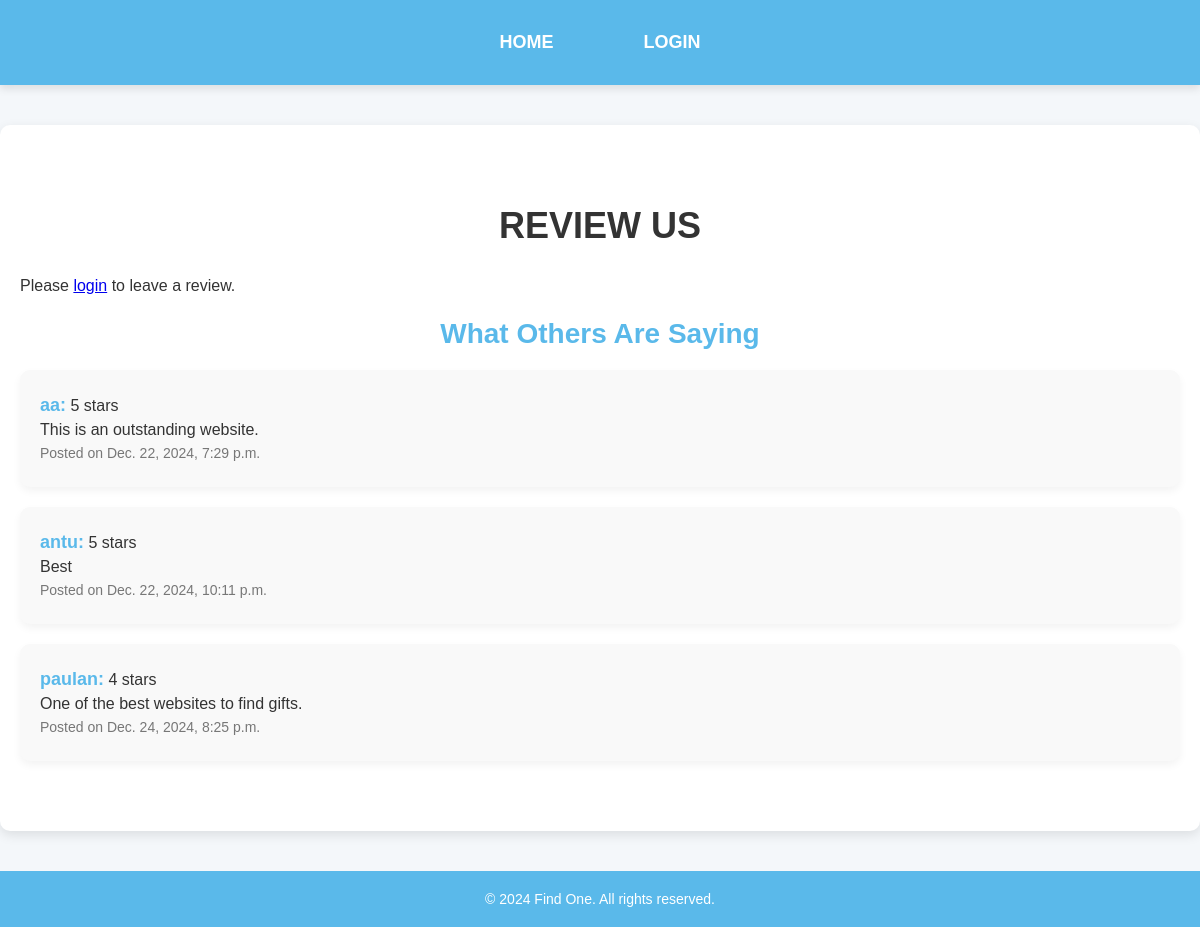
The page /review-us/ on the database its author committed.
### myApp/models.py (models this page shows, shortened)
class Review(models.Model):
    user = models.ForeignKey(User, on_delete=models.CASCADE)
    rating = models.PositiveIntegerField(choices=[(i, i) for i in range(1, 6)])  # Ratings from 1 to 5
    comment = models.TextField()
    created_at = models.DateTimeField(auto_now_add=True)

### myApp/views.py (the view)
# urls.py: path('review-us/', views.review_us, name='review_us'),
def review_us(request):
    if request.method == 'POST':
        form = ReviewForm(request.POST)
        if form.is_valid():
            review = form.save(commit=False)
            review.user = request.user  # Associate review with the logged-in user
            review.save()
            return redirect('review_us')  # Redirect to the same page after submitting the review
    else:
        form = ReviewForm()
    reviews = Review.objects.all()  # Fetch all reviews to display
    return render(request, 'myApp/review_us.html', {'form': form, 'reviews': reviews})

### myApp/templates/myApp/review_us.html (shortened to what this page needs)
<!DOCTYPE html>
<html lang="en">
<head>
</head>
<body>
    <header>
        <nav>
            <a href="{% url 'home' %}">Home</a>
            {% if user.is_authenticated %}
                <span>Welcome, {{ user.username }}</span>
                <a href="{% url 'logout' %}">Logout</a>
            {% else %}
                <a href="{% url 'login' %}">Login</a>
            {% endif %}
        </nav>
    </header>
    <section>
        <h1>Review Us</h1>
        {% if user.is_authenticated %}
            <form method="POST">
                {% csrf_token %}
                {{ form.as_p }}
                <button type="submit">Submit Review</button>
            </form>
        {% else %}
            <p>Please <a href="{% url 'login' %}">login</a> to leave a review.</p>
        {% endif %}
        <h2>What Others Are Saying</h2>
        {% for review in reviews %}
            <div class="review">
                <p><strong>{{ review.user.username }}:</strong> {{ review.rating }} stars</p>
                <p>{{ review.comment }}</p>
                <p><small>Posted on {{ review.created_at }}</small></p>
            </div>
        {% endfor %}
    </section>
    <footer>
        <p>&copy; 2024 Find One. All rights reserved.</p>
    </footer>
</body>
</html>

### myApp/templates/myApp/review_us.html (style rules this page uses)
body { font-family: 'Arial', sans-serif; background-color: #f4f7fa; color: #333; margin: 0; padding: 0; }
header { background-color: #5ab9ea; color: white; padding: 20px 0; box-shadow: 0 4px 8px rgba(0, 0, 0, 0.1); }
header nav { display: flex; justify-content: center; align-items: center; font-size: 18px; }
header nav a { color: white; text-decoration: none; padding: 12px 25px; margin: 0 20px; font-weight: bold; text-transform: uppercase; }
section { padding: 50px 20px; max-width: 1200px; margin: 40px auto; background-color: white; border-radius: 10px; box-shadow: 0 4px 12px rgba(0, 0, 0, 0.1); overflow: hidden; }
h1 { font-size: 36px; color: #333; margin-bottom: 30px; text-align: center; text-transform: uppercase; }
h2 { font-size: 28px; color: #5ab9ea; margin-bottom: 20px; text-align: center; }
.review { background-color: #f9f9f9; border-radius: 10px; padding: 20px; margin-bottom: 20px; box-shadow: 0 4px 8px rgba(0, 0, 0, 0.05); }
.review p { margin: 5px 0; }
.review strong { color: #5ab9ea; font-size: 18px; }
.review small { color: #777; font-size: 14px; }
footer { background-color: #5ab9ea; color: white; text-align: center; padding: 20px 0; font-size: 14px; position: relative; bottom: 0; width: 100%; }
footer p { margin: 0; }

### rows shown on the page
Review: user.username "aa", rating "5", comment "This is an outstanding website.", created_at "Dec. 22, 2024, 7:29 p.m."
Review: user.username "antu", rating "5", comment "Best", created_at "Dec. 22, 2024, 10:11 p.m."
Review: user.username "paulan", rating "4", comment "One of the best websites to find gifts.", created_at "Dec. 24, 2024, 8:25 p.m."
